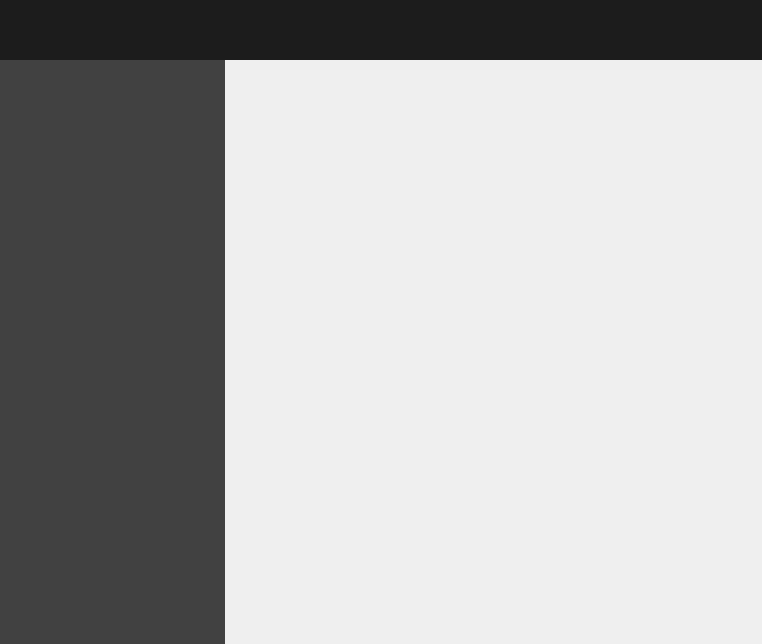
<?xml version="1.0" encoding="UTF-8"?>
<ui version="4.0">
 <class>Inssidious</class>
 <widget class="QWidget" name="Inssidious">
  <property name="geometry">
   <rect>
    <x>0</x>
    <y>0</y>
    <width>762</width>
    <height>644</height>
   </rect>
  </property>
  <property name="minimumSize">
   <size>
    <width>762</width>
    <height>644</height>
   </size>
  </property>
  <property name="maximumSize">
   <size>
    <width>762</width>
    <height>644</height>
   </size>
  </property>
  <property name="windowTitle">
   <string>Inssidious</string>
  </property>
  <widget class="QWidget" name="MainWidget" native="true">
   <property name="enabled">
    <bool>true</bool>
   </property>
   <property name="geometry">
    <rect>
     <x>0</x>
     <y>60</y>
     <width>762</width>
     <height>584</height>
    </rect>
   </property>
   <widget class="QWidget" name="SidebarWidget" native="true">
    <property name="geometry">
     <rect>
      <x>0</x>
      <y>0</y>
      <width>225</width>
      <height>584</height>
     </rect>
    </property>
    <property name="minimumSize">
     <size>
      <width>225</width>
      <height>0</height>
     </size>
    </property>
    <property name="maximumSize">
     <size>
      <width>225</width>
      <height>16777215</height>
     </size>
    </property>
    <property name="palette">
     <palette>
      <active>
       <colorrole role="WindowText">
        <brush brushstyle="SolidPattern">
         <color alpha="255">
          <red>255</red>
          <green>255</green>
          <blue>255</blue>
         </color>
        </brush>
       </colorrole>
       <colorrole role="Button">
        <brush brushstyle="SolidPattern">
         <color alpha="255">
          <red>28</red>
          <green>28</green>
          <blue>28</blue>
         </color>
        </brush>
       </colorrole>
       <colorrole role="Light">
        <brush brushstyle="SolidPattern">
         <color alpha="255">
          <red>42</red>
          <green>42</green>
          <blue>42</blue>
         </color>
        </brush>
       </colorrole>
       <colorrole role="Midlight">
        <brush brushstyle="SolidPattern">
         <color alpha="255">
          <red>35</red>
          <green>35</green>
          <blue>35</blue>
         </color>
        </brush>
       </colorrole>
       <colorrole role="Dark">
        <brush brushstyle="SolidPattern">
         <color alpha="255">
          <red>14</red>
          <green>14</green>
          <blue>14</blue>
         </color>
        </brush>
       </colorrole>
       <colorrole role="Mid">
        <brush brushstyle="SolidPattern">
         <color alpha="255">
          <red>18</red>
          <green>18</green>
          <blue>18</blue>
         </color>
        </brush>
       </colorrole>
       <colorrole role="Text">
        <brush brushstyle="SolidPattern">
         <color alpha="255">
          <red>255</red>
          <green>255</green>
          <blue>255</blue>
         </color>
        </brush>
       </colorrole>
       <colorrole role="BrightText">
        <brush brushstyle="SolidPattern">
         <color alpha="255">
          <red>255</red>
          <green>255</green>
          <blue>255</blue>
         </color>
        </brush>
       </colorrole>
       <colorrole role="ButtonText">
        <brush brushstyle="SolidPattern">
         <color alpha="255">
          <red>255</red>
          <green>255</green>
          <blue>255</blue>
         </color>
        </brush>
       </colorrole>
       <colorrole role="Base">
        <brush brushstyle="SolidPattern">
         <color alpha="255">
          <red>65</red>
          <green>65</green>
          <blue>65</blue>
         </color>
        </brush>
       </colorrole>
       <colorrole role="Window">
        <brush brushstyle="SolidPattern">
         <color alpha="255">
          <red>65</red>
          <green>65</green>
          <blue>65</blue>
         </color>
        </brush>
       </colorrole>
       <colorrole role="Shadow">
        <brush brushstyle="SolidPattern">
         <color alpha="255">
          <red>0</red>
          <green>0</green>
          <blue>0</blue>
         </color>
        </brush>
       </colorrole>
       <colorrole role="AlternateBase">
        <brush brushstyle="SolidPattern">
         <color alpha="255">
          <red>14</red>
          <green>14</green>
          <blue>14</blue>
         </color>
        </brush>
       </colorrole>
       <colorrole role="NoRole">
        <brush brushstyle="SolidPattern">
         <color alpha="255">
          <red>28</red>
          <green>28</green>
          <blue>28</blue>
         </color>
        </brush>
       </colorrole>
       <colorrole role="ToolTipBase">
        <brush brushstyle="SolidPattern">
         <color alpha="255">
          <red>255</red>
          <green>255</green>
          <blue>220</blue>
         </color>
        </brush>
       </colorrole>
       <colorrole role="ToolTipText">
        <brush brushstyle="SolidPattern">
         <color alpha="255">
          <red>0</red>
          <green>0</green>
          <blue>0</blue>
         </color>
        </brush>
       </colorrole>
      </active>
      <inactive>
       <colorrole role="WindowText">
        <brush brushstyle="SolidPattern">
         <color alpha="255">
          <red>255</red>
          <green>255</green>
          <blue>255</blue>
         </color>
        </brush>
       </colorrole>
       <colorrole role="Button">
        <brush brushstyle="SolidPattern">
         <color alpha="255">
          <red>28</red>
          <green>28</green>
          <blue>28</blue>
         </color>
        </brush>
       </colorrole>
       <colorrole role="Light">
        <brush brushstyle="SolidPattern">
         <color alpha="255">
          <red>42</red>
          <green>42</green>
          <blue>42</blue>
         </color>
        </brush>
       </colorrole>
       <colorrole role="Midlight">
        <brush brushstyle="SolidPattern">
         <color alpha="255">
          <red>35</red>
          <green>35</green>
          <blue>35</blue>
         </color>
        </brush>
       </colorrole>
       <colorrole role="Dark">
        <brush brushstyle="SolidPattern">
         <color alpha="255">
          <red>14</red>
          <green>14</green>
          <blue>14</blue>
         </color>
        </brush>
       </colorrole>
       <colorrole role="Mid">
        <brush brushstyle="SolidPattern">
         <color alpha="255">
          <red>18</red>
          <green>18</green>
          <blue>18</blue>
         </color>
        </brush>
       </colorrole>
       <colorrole role="Text">
        <brush brushstyle="SolidPattern">
         <color alpha="255">
          <red>255</red>
          <green>255</green>
          <blue>255</blue>
         </color>
        </brush>
       </colorrole>
       <colorrole role="BrightText">
        <brush brushstyle="SolidPattern">
         <color alpha="255">
          <red>255</red>
          <green>255</green>
          <blue>255</blue>
         </color>
        </brush>
       </colorrole>
       <colorrole role="ButtonText">
        <brush brushstyle="SolidPattern">
         <color alpha="255">
          <red>255</red>
          <green>255</green>
          <blue>255</blue>
         </color>
        </brush>
       </colorrole>
       <colorrole role="Base">
        <brush brushstyle="SolidPattern">
         <color alpha="255">
          <red>65</red>
          <green>65</green>
          <blue>65</blue>
         </color>
        </brush>
       </colorrole>
       <colorrole role="Window">
        <brush brushstyle="SolidPattern">
         <color alpha="255">
          <red>65</red>
          <green>65</green>
          <blue>65</blue>
         </color>
        </brush>
       </colorrole>
       <colorrole role="Shadow">
        <brush brushstyle="SolidPattern">
         <color alpha="255">
          <red>0</red>
          <green>0</green>
          <blue>0</blue>
         </color>
        </brush>
       </colorrole>
       <colorrole role="AlternateBase">
        <brush brushstyle="SolidPattern">
         <color alpha="255">
          <red>14</red>
          <green>14</green>
          <blue>14</blue>
         </color>
        </brush>
       </colorrole>
       <colorrole role="NoRole">
        <brush brushstyle="SolidPattern">
         <color alpha="255">
          <red>28</red>
          <green>28</green>
          <blue>28</blue>
         </color>
        </brush>
       </colorrole>
       <colorrole role="ToolTipBase">
        <brush brushstyle="SolidPattern">
         <color alpha="255">
          <red>255</red>
          <green>255</green>
          <blue>220</blue>
         </color>
        </brush>
       </colorrole>
       <colorrole role="ToolTipText">
        <brush brushstyle="SolidPattern">
         <color alpha="255">
          <red>0</red>
          <green>0</green>
          <blue>0</blue>
         </color>
        </brush>
       </colorrole>
      </inactive>
      <disabled>
       <colorrole role="WindowText">
        <brush brushstyle="SolidPattern">
         <color alpha="255">
          <red>14</red>
          <green>14</green>
          <blue>14</blue>
         </color>
        </brush>
       </colorrole>
       <colorrole role="Button">
        <brush brushstyle="SolidPattern">
         <color alpha="255">
          <red>28</red>
          <green>28</green>
          <blue>28</blue>
         </color>
        </brush>
       </colorrole>
       <colorrole role="Light">
        <brush brushstyle="SolidPattern">
         <color alpha="255">
          <red>42</red>
          <green>42</green>
          <blue>42</blue>
         </color>
        </brush>
       </colorrole>
       <colorrole role="Midlight">
        <brush brushstyle="SolidPattern">
         <color alpha="255">
          <red>35</red>
          <green>35</green>
          <blue>35</blue>
         </color>
        </brush>
       </colorrole>
       <colorrole role="Dark">
        <brush brushstyle="SolidPattern">
         <color alpha="255">
          <red>14</red>
          <green>14</green>
          <blue>14</blue>
         </color>
        </brush>
       </colorrole>
       <colorrole role="Mid">
        <brush brushstyle="SolidPattern">
         <color alpha="255">
          <red>18</red>
          <green>18</green>
          <blue>18</blue>
         </color>
        </brush>
       </colorrole>
       <colorrole role="Text">
        <brush brushstyle="SolidPattern">
         <color alpha="255">
          <red>14</red>
          <green>14</green>
          <blue>14</blue>
         </color>
        </brush>
       </colorrole>
       <colorrole role="BrightText">
        <brush brushstyle="SolidPattern">
         <color alpha="255">
          <red>255</red>
          <green>255</green>
          <blue>255</blue>
         </color>
        </brush>
       </colorrole>
       <colorrole role="ButtonText">
        <brush brushstyle="SolidPattern">
         <color alpha="255">
          <red>14</red>
          <green>14</green>
          <blue>14</blue>
         </color>
        </brush>
       </colorrole>
       <colorrole role="Base">
        <brush brushstyle="SolidPattern">
         <color alpha="255">
          <red>65</red>
          <green>65</green>
          <blue>65</blue>
         </color>
        </brush>
       </colorrole>
       <colorrole role="Window">
        <brush brushstyle="SolidPattern">
         <color alpha="255">
          <red>65</red>
          <green>65</green>
          <blue>65</blue>
         </color>
        </brush>
       </colorrole>
       <colorrole role="Shadow">
        <brush brushstyle="SolidPattern">
         <color alpha="255">
          <red>0</red>
          <green>0</green>
          <blue>0</blue>
         </color>
        </brush>
       </colorrole>
       <colorrole role="AlternateBase">
        <brush brushstyle="SolidPattern">
         <color alpha="255">
          <red>28</red>
          <green>28</green>
          <blue>28</blue>
         </color>
        </brush>
       </colorrole>
       <colorrole role="NoRole">
        <brush brushstyle="SolidPattern">
         <color alpha="255">
          <red>28</red>
          <green>28</green>
          <blue>28</blue>
         </color>
        </brush>
       </colorrole>
       <colorrole role="ToolTipBase">
        <brush brushstyle="SolidPattern">
         <color alpha="255">
          <red>255</red>
          <green>255</green>
          <blue>220</blue>
         </color>
        </brush>
       </colorrole>
       <colorrole role="ToolTipText">
        <brush brushstyle="SolidPattern">
         <color alpha="255">
          <red>0</red>
          <green>0</green>
          <blue>0</blue>
         </color>
        </brush>
       </colorrole>
      </disabled>
     </palette>
    </property>
    <property name="autoFillBackground">
     <bool>true</bool>
    </property>
    <widget class="QScrollArea" name="DeviceListWidgetScrollArea">
     <property name="geometry">
      <rect>
       <x>0</x>
       <y>20</y>
       <width>225</width>
       <height>584</height>
      </rect>
     </property>
     <property name="layoutDirection">
      <enum>Qt::RightToLeft</enum>
     </property>
     <property name="frameShape">
      <enum>QFrame::NoFrame</enum>
     </property>
     <property name="horizontalScrollBarPolicy">
      <enum>Qt::ScrollBarAlwaysOff</enum>
     </property>
     <property name="widgetResizable">
      <bool>true</bool>
     </property>
     <widget class="QWidget" name="scrollAreaWidgetContents">
      <property name="geometry">
       <rect>
        <x>0</x>
        <y>0</y>
        <width>225</width>
        <height>584</height>
       </rect>
      </property>
     </widget>
    </widget>
   </widget>
   <widget class="QWidget" name="TamperAreaWidget" native="true">
    <property name="geometry">
     <rect>
      <x>225</x>
      <y>0</y>
      <width>537</width>
      <height>584</height>
     </rect>
    </property>
    <property name="minimumSize">
     <size>
      <width>375</width>
      <height>0</height>
     </size>
    </property>
    <property name="autoFillBackground">
     <bool>true</bool>
    </property>
   </widget>
  </widget>
  <widget class="QWidget" name="HeaderWidget" native="true">
   <property name="geometry">
    <rect>
     <x>0</x>
     <y>0</y>
     <width>762</width>
     <height>60</height>
    </rect>
   </property>
   <property name="minimumSize">
    <size>
     <width>0</width>
     <height>60</height>
    </size>
   </property>
   <property name="autoFillBackground">
    <bool>true</bool>
   </property>
   <property name="palette">
    <palette>
     <active>
      <colorrole role="WindowText">
       <brush brushstyle="SolidPattern">
        <color alpha="255">
         <red>255</red>
         <green>255</green>
         <blue>255</blue>
        </color>
       </brush>
      </colorrole>
      <colorrole role="Button">
       <brush brushstyle="SolidPattern">
        <color alpha="255">
         <red>28</red>
         <green>28</green>
         <blue>28</blue>
        </color>
       </brush>
      </colorrole>
      <colorrole role="Light">
       <brush brushstyle="SolidPattern">
        <color alpha="255">
         <red>42</red>
         <green>42</green>
         <blue>42</blue>
        </color>
       </brush>
      </colorrole>
      <colorrole role="Midlight">
       <brush brushstyle="SolidPattern">
        <color alpha="255">
         <red>35</red>
         <green>35</green>
         <blue>35</blue>
        </color>
       </brush>
      </colorrole>
      <colorrole role="Dark">
       <brush brushstyle="SolidPattern">
        <color alpha="255">
         <red>14</red>
         <green>14</green>
         <blue>14</blue>
        </color>
       </brush>
      </colorrole>
      <colorrole role="Mid">
       <brush brushstyle="SolidPattern">
        <color alpha="255">
         <red>18</red>
         <green>18</green>
         <blue>18</blue>
        </color>
       </brush>
      </colorrole>
      <colorrole role="Text">
       <brush brushstyle="SolidPattern">
        <color alpha="255">
         <red>255</red>
         <green>255</green>
         <blue>255</blue>
        </color>
       </brush>
      </colorrole>
      <colorrole role="BrightText">
       <brush brushstyle="SolidPattern">
        <color alpha="255">
         <red>255</red>
         <green>255</green>
         <blue>255</blue>
        </color>
       </brush>
      </colorrole>
      <colorrole role="ButtonText">
       <brush brushstyle="SolidPattern">
        <color alpha="255">
         <red>255</red>
         <green>255</green>
         <blue>255</blue>
        </color>
       </brush>
      </colorrole>
      <colorrole role="Base">
       <brush brushstyle="SolidPattern">
        <color alpha="255">
         <red>0</red>
         <green>0</green>
         <blue>0</blue>
        </color>
       </brush>
      </colorrole>
      <colorrole role="Window">
       <brush brushstyle="SolidPattern">
        <color alpha="255">
         <red>28</red>
         <green>28</green>
         <blue>28</blue>
        </color>
       </brush>
      </colorrole>
      <colorrole role="Shadow">
       <brush brushstyle="SolidPattern">
        <color alpha="255">
         <red>0</red>
         <green>0</green>
         <blue>0</blue>
        </color>
       </brush>
      </colorrole>
      <colorrole role="AlternateBase">
       <brush brushstyle="SolidPattern">
        <color alpha="255">
         <red>14</red>
         <green>14</green>
         <blue>14</blue>
        </color>
       </brush>
      </colorrole>
      <colorrole role="ToolTipBase">
       <brush brushstyle="SolidPattern">
        <color alpha="255">
         <red>255</red>
         <green>255</green>
         <blue>220</blue>
        </color>
       </brush>
      </colorrole>
      <colorrole role="ToolTipText">
       <brush brushstyle="SolidPattern">
        <color alpha="255">
         <red>0</red>
         <green>0</green>
         <blue>0</blue>
        </color>
       </brush>
      </colorrole>
     </active>
     <inactive>
      <colorrole role="WindowText">
       <brush brushstyle="SolidPattern">
        <color alpha="255">
         <red>255</red>
         <green>255</green>
         <blue>255</blue>
        </color>
       </brush>
      </colorrole>
      <colorrole role="Button">
       <brush brushstyle="SolidPattern">
        <color alpha="255">
         <red>28</red>
         <green>28</green>
         <blue>28</blue>
        </color>
       </brush>
      </colorrole>
      <colorrole role="Light">
       <brush brushstyle="SolidPattern">
        <color alpha="255">
         <red>42</red>
         <green>42</green>
         <blue>42</blue>
        </color>
       </brush>
      </colorrole>
      <colorrole role="Midlight">
       <brush brushstyle="SolidPattern">
        <color alpha="255">
         <red>35</red>
         <green>35</green>
         <blue>35</blue>
        </color>
       </brush>
      </colorrole>
      <colorrole role="Dark">
       <brush brushstyle="SolidPattern">
        <color alpha="255">
         <red>14</red>
         <green>14</green>
         <blue>14</blue>
        </color>
       </brush>
      </colorrole>
      <colorrole role="Mid">
       <brush brushstyle="SolidPattern">
        <color alpha="255">
         <red>18</red>
         <green>18</green>
         <blue>18</blue>
        </color>
       </brush>
      </colorrole>
      <colorrole role="Text">
       <brush brushstyle="SolidPattern">
        <color alpha="255">
         <red>255</red>
         <green>255</green>
         <blue>255</blue>
        </color>
       </brush>
      </colorrole>
      <colorrole role="BrightText">
       <brush brushstyle="SolidPattern">
        <color alpha="255">
         <red>255</red>
         <green>255</green>
         <blue>255</blue>
        </color>
       </brush>
      </colorrole>
      <colorrole role="ButtonText">
       <brush brushstyle="SolidPattern">
        <color alpha="255">
         <red>255</red>
         <green>255</green>
         <blue>255</blue>
        </color>
       </brush>
      </colorrole>
      <colorrole role="Base">
       <brush brushstyle="SolidPattern">
        <color alpha="255">
         <red>0</red>
         <green>0</green>
         <blue>0</blue>
        </color>
       </brush>
      </colorrole>
      <colorrole role="Window">
       <brush brushstyle="SolidPattern">
        <color alpha="255">
         <red>28</red>
         <green>28</green>
         <blue>28</blue>
        </color>
       </brush>
      </colorrole>
      <colorrole role="Shadow">
       <brush brushstyle="SolidPattern">
        <color alpha="255">
         <red>0</red>
         <green>0</green>
         <blue>0</blue>
        </color>
       </brush>
      </colorrole>
      <colorrole role="AlternateBase">
       <brush brushstyle="SolidPattern">
        <color alpha="255">
         <red>14</red>
         <green>14</green>
         <blue>14</blue>
        </color>
       </brush>
      </colorrole>
      <colorrole role="ToolTipBase">
       <brush brushstyle="SolidPattern">
        <color alpha="255">
         <red>255</red>
         <green>255</green>
         <blue>220</blue>
        </color>
       </brush>
      </colorrole>
      <colorrole role="ToolTipText">
       <brush brushstyle="SolidPattern">
        <color alpha="255">
         <red>0</red>
         <green>0</green>
         <blue>0</blue>
        </color>
       </brush>
      </colorrole>
     </inactive>
     <disabled>
      <colorrole role="WindowText">
       <brush brushstyle="SolidPattern">
        <color alpha="255">
         <red>14</red>
         <green>14</green>
         <blue>14</blue>
        </color>
       </brush>
      </colorrole>
      <colorrole role="Button">
       <brush brushstyle="SolidPattern">
        <color alpha="255">
         <red>28</red>
         <green>28</green>
         <blue>28</blue>
        </color>
       </brush>
      </colorrole>
      <colorrole role="Light">
       <brush brushstyle="SolidPattern">
        <color alpha="255">
         <red>42</red>
         <green>42</green>
         <blue>42</blue>
        </color>
       </brush>
      </colorrole>
      <colorrole role="Midlight">
       <brush brushstyle="SolidPattern">
        <color alpha="255">
         <red>35</red>
         <green>35</green>
         <blue>35</blue>
        </color>
       </brush>
      </colorrole>
      <colorrole role="Dark">
       <brush brushstyle="SolidPattern">
        <color alpha="255">
         <red>14</red>
         <green>14</green>
         <blue>14</blue>
        </color>
       </brush>
      </colorrole>
      <colorrole role="Mid">
       <brush brushstyle="SolidPattern">
        <color alpha="255">
         <red>18</red>
         <green>18</green>
         <blue>18</blue>
        </color>
       </brush>
      </colorrole>
      <colorrole role="Text">
       <brush brushstyle="SolidPattern">
        <color alpha="255">
         <red>14</red>
         <green>14</green>
         <blue>14</blue>
        </color>
       </brush>
      </colorrole>
      <colorrole role="BrightText">
       <brush brushstyle="SolidPattern">
        <color alpha="255">
         <red>255</red>
         <green>255</green>
         <blue>255</blue>
        </color>
       </brush>
      </colorrole>
      <colorrole role="ButtonText">
       <brush brushstyle="SolidPattern">
        <color alpha="255">
         <red>14</red>
         <green>14</green>
         <blue>14</blue>
        </color>
       </brush>
      </colorrole>
      <colorrole role="Base">
       <brush brushstyle="SolidPattern">
        <color alpha="255">
         <red>28</red>
         <green>28</green>
         <blue>28</blue>
        </color>
       </brush>
      </colorrole>
      <colorrole role="Window">
       <brush brushstyle="SolidPattern">
        <color alpha="255">
         <red>28</red>
         <green>28</green>
         <blue>28</blue>
        </color>
       </brush>
      </colorrole>
      <colorrole role="Shadow">
       <brush brushstyle="SolidPattern">
        <color alpha="255">
         <red>0</red>
         <green>0</green>
         <blue>0</blue>
        </color>
       </brush>
      </colorrole>
      <colorrole role="AlternateBase">
       <brush brushstyle="SolidPattern">
        <color alpha="255">
         <red>28</red>
         <green>28</green>
         <blue>28</blue>
        </color>
       </brush>
      </colorrole>
      <colorrole role="ToolTipBase">
       <brush brushstyle="SolidPattern">
        <color alpha="255">
         <red>255</red>
         <green>255</green>
         <blue>220</blue>
        </color>
       </brush>
      </colorrole>
      <colorrole role="ToolTipText">
       <brush brushstyle="SolidPattern">
        <color alpha="255">
         <red>0</red>
         <green>0</green>
         <blue>0</blue>
        </color>
       </brush>
      </colorrole>
     </disabled>
    </palette>
   </property>
  </widget>
  <widget class="QWidget" name="StartupWidget" native="true">
   <property name="enabled">
    <bool>true</bool>
   </property>
   <property name="geometry">
    <rect>
     <x>0</x>
     <y>60</y>
     <width>762</width>
     <height>584</height>
    </rect>
   </property>
  </widget>
 </widget>
 <layoutdefault spacing="6" margin="11"/>
 <resources/>
 <connections/>
</ui>
